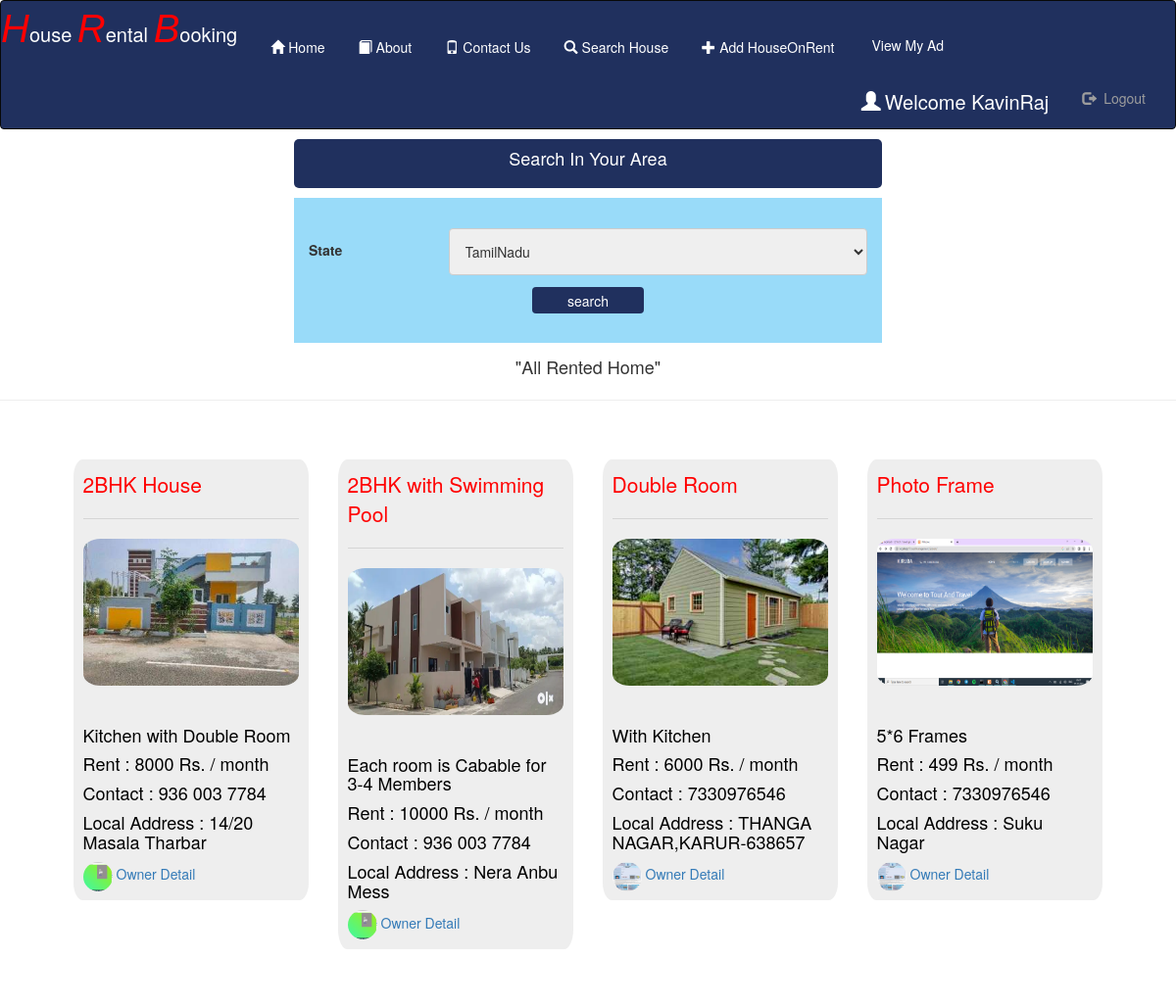
/search (signed in), run on the app's committed database.
### Room/models.py (models this page shows, shortened)
class Owner_Detail(models.Model):
    status = models.ForeignKey(Status,on_delete=models.CASCADE,null=True)
    register=models.ForeignKey(Register,on_delete=models.CASCADE,null=True)
    state=models.ForeignKey(State,on_delete=models.CASCADE,null=True)
    dist=models.ForeignKey(District,on_delete=models.CASCADE,null=True)
    local_add = models.CharField(max_length=100,null=True)
    title=models.CharField(max_length=100,null=True)
    desc=models.CharField(max_length=100,null=True)
    rent=models.IntegerField(null=True)
    img=models.FileField(null=True)

class Register(models.Model):
    user=models.ForeignKey(User,on_delete=models.CASCADE,null=True)
    gen=models.CharField(max_length=30,null=True)
    add=models.CharField(max_length=100,null=True)
    mobile=models.CharField(max_length=10,null=True)
    image=models.FileField(null=True)
    birth=models.DateField(null=True)
    proof=models.CharField(max_length=10,null=True)

### Room/views.py (the view)
# urls.py: path('search', Search,name='search'),
def Search(request):
    room=Owner_Detail.objects.all()
    state1=State.objects.all()
    if request.method=='POST':
        s=request.POST['state']
        state=State.objects.filter(state=s).first()
        return redirect('dist',state.id)
    d = {'state': state1,'room':room}
    return render(request,'serach.html',d)

### Room/templates/serach.html (shortened to what this page needs)
{% extends 'navigation.html' %}
{% block body %}
</head>
<body>
<center><div class="container2">
<h4>Search In Your Area</h4>
</div></center>
<div class="container">
  <form action="" method="post">
  <div class="row">
    <div class="col-25">
      <label for="country">State</label>
    </div>
    <div class="col-75">
      <select id="country" name="state">
{% for i in state %}
        <option value="{{i.state}}">{{i.state}}</option>
{% endfor %}
      </select>
    </div>
  </div>
    <div class="row" align="center">
    <input type="submit" value="search">
  </div>
  </form>
</div>
<p align="center" style="margin-top:1%;font-size:18px">"All Rented Home"</p>
<hr>
    <div class="row" style="margin:5%">
        {% for i in room %}
        {% ifequal i.status.status "accepted"  %}
        <div class="col-sm-3">
            <div class="jumbotron" style="width:100%;border-radius:4%;padding:4%">
            <p style="color:red">{{i.title}}<hr></p>
                <a href="{% url 'detail' i.id %}" ><img src="{{i.img.url}}" style="border-radius:8%;width:100%;height:150px;"><hr></a>
            <h4 style="color:Black">{{i.desc}}</h4>
            <h4 style="color:black">Rent : {{i.rent}} Rs. / month</h4>
            <h4 style="color:black">Contact : {{i.register.mobile}}</h4>
            <h4 style="color:black">Local Address : {{i.local_add}}</h4>
                <a href="{% url 'owner' i.id %}"><img src="{{i.register.image.url}}" style="border-radius:50%;width:30px;height:30px"> Owner Detail</a>
            </div>
            </div>
        {% endifequal %}
        {% endfor %}
    </div>
{% endblock %}

### Room/templates/navigation.html (shortened to what this page needs)
<!DOCTYPE html>
<html lang="en">
{% load static %}
<head>
  <link rel="stylesheet" href="https://maxcdn.bootstrapcdn.com/bootstrap/3.3.6/css/bootstrap.min.css">
    <link rel = stylesheet href = "https://cdn.datatables.net/1.10.20/css/jquery.dataTables.min.css">
</head>
<body>
<nav class="navbar navbar-inverse" style="padding:0px;margin:0px;background-color:#20305E;color:white">
  <div class="container-fluid" style="padding:0px;margin:0px">
    <div><class="navbar-header" style="margin-bottom:4px;margin-right:10px;">
      <a class="navbar-brand" href="#"><span style="font-size:40px;color:Red"><i style="font-family: 'Franklin Gothic Medium', 'Arial Narrow', Arial, sans-serif;">H</i></span><span style="font-size:20px;color:white">ouse </span><span style="font-size:40px;color:Red"><i style="font-family: 'Franklin Gothic Medium', 'Arial Narrow', Arial, sans-serif;">R</i></span><span style="font-size:20px;color:white">ental </span><span style="font-size:40px;color:Red"><i style="font-family:'Franklin Gothic Medium', 'Arial Narrow', Arial, sans-serif">B</i></span><span style="font-size:20px;color:white">ooking</span></a>
    </div>
    <ul class="nav navbar-nav">
      <li><a href="{% url 'home' %}" style = "color : white" ><span class="glyphicon glyphicon-home" style="padding:4px"></span>Home</a></li>
        <li><a href="{% url 'about' %}" style = "color : white"><span class="glyphicon glyphicon-book" style="padding:4px"></span>About</a></li>
        <li><a href="{% url 'contact' %}" style = "color : white"><span class="glyphicon glyphicon-phone" style="padding:4px"></span>Contact Us</a></li>
      {% if not request.user.is_staff %}
      <li><a href="{% url 'search' %}" style = "color : white"><span class="glyphicon glyphicon-search" style="padding:4px"></span>Search House</a></li>
      {% if request.user.username %}
        <li><a href="{% url 'rent1' %}" style = "color : white"><span class="glyphicon glyphicon-plus" style="padding:4px"></span>Add HouseOnRent</a></li>
      <li><a href="{% url 'img' %}" style = "color : white"><span class="glyphicon glyphicon-View" style="padding:4px"></span>View My Ad</a></li>
    {% endif %}
        {% endif %}
    </ul>
    {% if request.user.username %}
    <ul class="nav navbar-nav navbar-right">
      <li><a href="{% url 'user_detail' %}" style="color:white;font-size:20px"> <span class="glyphicon glyphicon-user" style="padding:4px;"></span>Welcome  {{request.user.username}}</a></li>
      <li><a href="{% url 'logout' %}" style="margin-right:30px"><span class="glyphicon glyphicon-log-out" style="padding:4px;"></span> Logout</a></li>
    </ul>
    {% endif %}
  </div>
</nav>
{% block body %}
{% endblock %}
</body>
</html>

### Room/templates/serach.html (style rules this page uses)
* { box-sizing: border-box; }
input[type=text], select, textarea { width: 100%; padding: 12px; border: 1px solid #ccc; border-radius: 4px; resize: vertical; }
label { padding: 12px 12px 12px 0; display: inline-block; }
input[type=submit] { background-color: #20305E; color: white; width:20%; height:27px; border: none; border-radius: 4px; cursor: pointer; float: center; text-align:center; margin-top:2%; }
.container { width:50%; height:150px border-radius: 5px; background-color: #99DBF9; padding: 30px; }
.container2 { width:50%; height:50px; border-radius: 5px; background-color: #20305E; color:white; padding: 0.05px; margin:10px; float:center; }
.col-25 { float: left; width: 25%; margin-top: 1px; }
.col-75 { float: left; width: 75%; margin-top: 1px; }
.row:after { content: ""; display: table; clear: both; }

### data on the page
Owner_Detail: title "2BHK House", img (picture), desc "Kitchen with Double Room", rent "8000", register.mobile "936 003 7784", local_add "14/20 Masala Tharbar", register.image (picture)
Owner_Detail: title "2BHK with Swimming Pool", img (picture), desc "Each room is Cabable for 3-4 Members", rent "10000", register.mobile "936 003 7784", local_add "Nera Anbu Mess", register.image (picture)
Owner_Detail: title "Double Room", img (picture), desc "With Kitchen", rent "6000", register.mobile "7330976546", local_add "THANGA NAGAR,KARUR-638657", register.image (picture)
Owner_Detail: title "Photo Frame", img (picture), desc "5*6 Frames", rent "499", register.mobile "7330976546", local_add "Suku Nagar", register.image (picture)

### other printed values
{{ request.user.username }} "KavinRaj"
form field state "TamilNadu"
